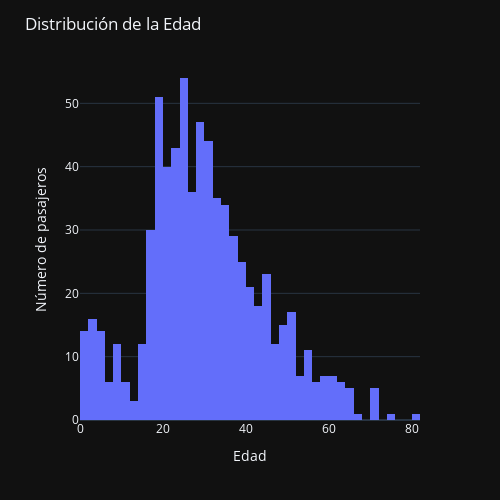

Notebook source saved alongside this figure:
### Markdown cell above
### Predicción de la Edad a partir de la media y algoritmo KNN

### Code cell
fig=px.histogram(x=titanic['Age'])
fig.update_layout(height=500, width=500, title_text="Distribución de la Edad", 
                  xaxis=dict(title="Edad"), yaxis=dict(title="Número de pasajeros"), template='plotly_dark')
fig.show()

### Figure 1 — Plotly figure (JSON) as saved in the notebook; plotly's stock layout.template omitted (floating-point values rounded to 4 significant figures; data arrays with more than 128 entries replaced by an {"elided": "..."} marker saying what was removed)
{"data": [{"alignmentgroup": "True", "bingroup": "x", "hovertemplate": "x=%{x}<br>count=%{y}<extra></extra>", "legendgroup": "", "marker": {"color": "#636efa", "pattern": {"shape": ""}}, "name": "", "offsetgroup": "", "orientation": "v", "showlegend": false, "type": "histogram", "x": {"elided": "891 float values"}, "xaxis": "x", "yaxis": "y"}], "layout": {"barmode": "relative", "height": 500, "legend": {"tracegroupgap": 0}, "margin": {"t": 60}, "title": {"text": "Distribución de la Edad"}, "width": 500, "xaxis": {"anchor": "y", "domain": [0, 1], "title": {"text": "Edad"}}, "yaxis": {"anchor": "x", "domain": [0, 1], "title": {"text": "Número de pasajeros"}}}}
